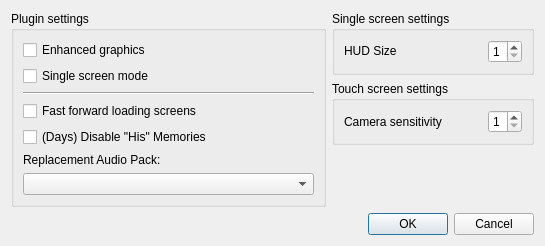
<?xml version="1.0" encoding="UTF-8"?>
<ui version="4.0">
 <class>PluginSettingsDialog</class>
 <widget class="QDialog" name="PluginSettingsDialog">
  <property name="geometry">
   <rect>
    <x>0</x>
    <y>0</y>
    <width>560</width>
    <height>274</height>
   </rect>
  </property>
  <property name="sizePolicy">
   <sizepolicy hsizetype="Preferred" vsizetype="Preferred">
    <horstretch>0</horstretch>
    <verstretch>0</verstretch>
   </sizepolicy>
  </property>
  <property name="windowTitle">
   <string>Plugin settings - Melon Mix</string>
  </property>
  <layout class="QGridLayout" name="gridLayout">
   <property name="sizeConstraint">
    <enum>QLayout::SetFixedSize</enum>
   </property>
   <property name="horizontalSpacing">
    <number>6</number>
   </property>
   <item row="1" column="1">
    <widget class="QGroupBox" name="groupBox_3">
     <property name="title">
      <string>Touch screen settings</string>
     </property>
     <layout class="QGridLayout" name="gridLayout_4">
      <item row="0" column="0">
       <widget class="QLabel" name="label_4">
        <property name="text">
         <string>Camera sensitivity</string>
        </property>
       </widget>
      </item>
      <item row="0" column="2">
       <widget class="QSpinBox" name="sbCameraSensitivity">
        <property name="whatsThis">
         <string>&lt;html&gt;&lt;head/&gt;&lt;body&gt;&lt;p&gt;Changes the sensitivity of the movements on the touch screen.&lt;/p&gt;&lt;/body&gt;&lt;/html&gt;</string>
        </property>
        <property name="minimum">
         <number>1</number>
        </property>
        <property name="maximum">
         <number>4</number>
        </property>
       </widget>
      </item>
      <item row="0" column="1">
       <spacer name="horizontalSpacer_2">
        <property name="orientation">
         <enum>Qt::Horizontal</enum>
        </property>
        <property name="sizeHint" stdset="0">
         <size>
          <width>40</width>
          <height>20</height>
         </size>
        </property>
       </spacer>
      </item>
     </layout>
    </widget>
   </item>
   <item row="4" column="0" colspan="2">
    <widget class="QDialogButtonBox" name="buttonBox">
     <property name="orientation">
      <enum>Qt::Horizontal</enum>
     </property>
     <property name="standardButtons">
      <set>QDialogButtonBox::Cancel|QDialogButtonBox::Ok</set>
     </property>
    </widget>
   </item>
   <item row="0" column="1">
    <widget class="QGroupBox" name="groupBox_2">
     <property name="title">
      <string>Single screen settings</string>
     </property>
     <layout class="QGridLayout" name="gridLayout_3">
      <item row="0" column="0">
       <widget class="QLabel" name="label_2">
        <property name="sizePolicy">
         <sizepolicy hsizetype="Fixed" vsizetype="Fixed">
          <horstretch>0</horstretch>
          <verstretch>0</verstretch>
         </sizepolicy>
        </property>
        <property name="whatsThis">
         <string>&lt;html&gt;&lt;head/&gt;&lt;body&gt;&lt;p&gt;The interval at which to synchronize to the monitor's refresh rate. Set to 1 for a 60Hz monitor, 2 for 120Hz, ...&lt;/p&gt;&lt;/body&gt;&lt;/html&gt;</string>
        </property>
        <property name="text">
         <string>HUD Size</string>
        </property>
       </widget>
      </item>
      <item row="0" column="2">
       <widget class="QSpinBox" name="sbHUDSize">
        <property name="sizePolicy">
         <sizepolicy hsizetype="Minimum" vsizetype="Fixed">
          <horstretch>0</horstretch>
          <verstretch>0</verstretch>
         </sizepolicy>
        </property>
        <property name="whatsThis">
         <string>&lt;html&gt;&lt;head/&gt;&lt;body&gt;&lt;p&gt;Changes the scale of the ingame HUD. Requires a plugin to be properly developed for that specific game.&lt;/p&gt;&lt;/body&gt;&lt;/html&gt;</string>
        </property>
        <property name="minimum">
         <number>1</number>
        </property>
        <property name="maximum">
         <number>8</number>
        </property>
       </widget>
      </item>
      <item row="0" column="1">
       <spacer name="horizontalSpacer">
        <property name="orientation">
         <enum>Qt::Horizontal</enum>
        </property>
        <property name="sizeHint" stdset="0">
         <size>
          <width>40</width>
          <height>20</height>
         </size>
        </property>
       </spacer>
      </item>
     </layout>
    </widget>
   </item>
   <item row="0" column="0" rowspan="4">
    <widget class="QGroupBox" name="groupBox">
     <property name="minimumSize">
      <size>
       <width>315</width>
       <height>0</height>
      </size>
     </property>
     <property name="title">
      <string>Plugin settings</string>
     </property>
     <layout class="QGridLayout" name="gridLayout_2">
      <item row="0" column="0">
       <widget class="QCheckBox" name="cbEnhancedGraphics">
        <property name="whatsThis">
         <string>&lt;html&gt;&lt;head/&gt;&lt;body&gt;&lt;p&gt;Make changes to the game HUD so it can be adapted to any aspect ratio. Requires a plugin to be properly developed for that specific game.&lt;/p&gt;&lt;/body&gt;&lt;/html&gt;</string>
        </property>
        <property name="text">
         <string>Enhanced graphics</string>
        </property>
       </widget>
      </item>
      <item row="1" column="0">
       <widget class="QCheckBox" name="cbSingleScreenMode">
        <property name="whatsThis">
         <string>&lt;html&gt;&lt;head/&gt;&lt;body&gt;&lt;p&gt;Adapts the game into a single screen, rendering everything on the top screen. Requires a plugin to be properly developed for that specific game.&lt;/p&gt;&lt;/body&gt;&lt;/html&gt;</string>
        </property>
        <property name="text">
         <string>Single screen mode</string>
        </property>
       </widget>
      </item>
      <item row="7" column="0" colspan="2">
       <widget class="QComboBox" name="cbxAudioPack">
        <property name="whatsThis">
         <string>&lt;html&gt;&lt;head/&gt;&lt;body&gt;&lt;p&gt;Replaces the audio tracks of the game with an installed audio pack. Requires a plugin to be properly developed for that specific game.&lt;/p&gt;&lt;/body&gt;&lt;/html&gt;</string>
        </property>
       </widget>
      </item>
      <item row="6" column="0" colspan="2">
       <widget class="QLabel" name="label">
        <property name="text">
         <string>Replacement Audio Pack:</string>
        </property>
       </widget>
      </item>
      <item row="3" column="0">
       <widget class="QCheckBox" name="cbFFLoadingScreens">
        <property name="whatsThis">
         <string>&lt;html&gt;&lt;head/&gt;&lt;body&gt;&lt;p&gt;Fast forward the ingame loading screens. May cause audio glitches, unless you use a replacement audio pack. Requires a plugin to be properly developed for that specific game.&lt;/p&gt;&lt;/body&gt;&lt;/html&gt;</string>
        </property>
        <property name="text">
         <string>Fast forward loading screens</string>
        </property>
       </widget>
      </item>
      <item row="2" column="0" colspan="2">
       <widget class="Line" name="line">
        <property name="orientation">
         <enum>Qt::Horizontal</enum>
        </property>
       </widget>
      </item>
      <item row="4" column="0">
       <widget class="QCheckBox" name="cbDaysDisableHisMemories">
        <property name="text">
         <string>(Days) Disable &quot;His&quot; Memories</string>
        </property>
       </widget>
      </item>
     </layout>
    </widget>
   </item>
  </layout>
 </widget>
 <resources/>
 <connections>
  <connection>
   <sender>buttonBox</sender>
   <signal>accepted()</signal>
   <receiver>PluginSettingsDialog</receiver>
   <slot>accept()</slot>
   <hints>
    <hint type="sourcelabel">
     <x>248</x>
     <y>254</y>
    </hint>
    <hint type="destinationlabel">
     <x>157</x>
     <y>274</y>
    </hint>
   </hints>
  </connection>
  <connection>
   <sender>buttonBox</sender>
   <signal>rejected()</signal>
   <receiver>PluginSettingsDialog</receiver>
   <slot>reject()</slot>
   <hints>
    <hint type="sourcelabel">
     <x>316</x>
     <y>260</y>
    </hint>
    <hint type="destinationlabel">
     <x>286</x>
     <y>274</y>
    </hint>
   </hints>
  </connection>
 </connections>
</ui>
